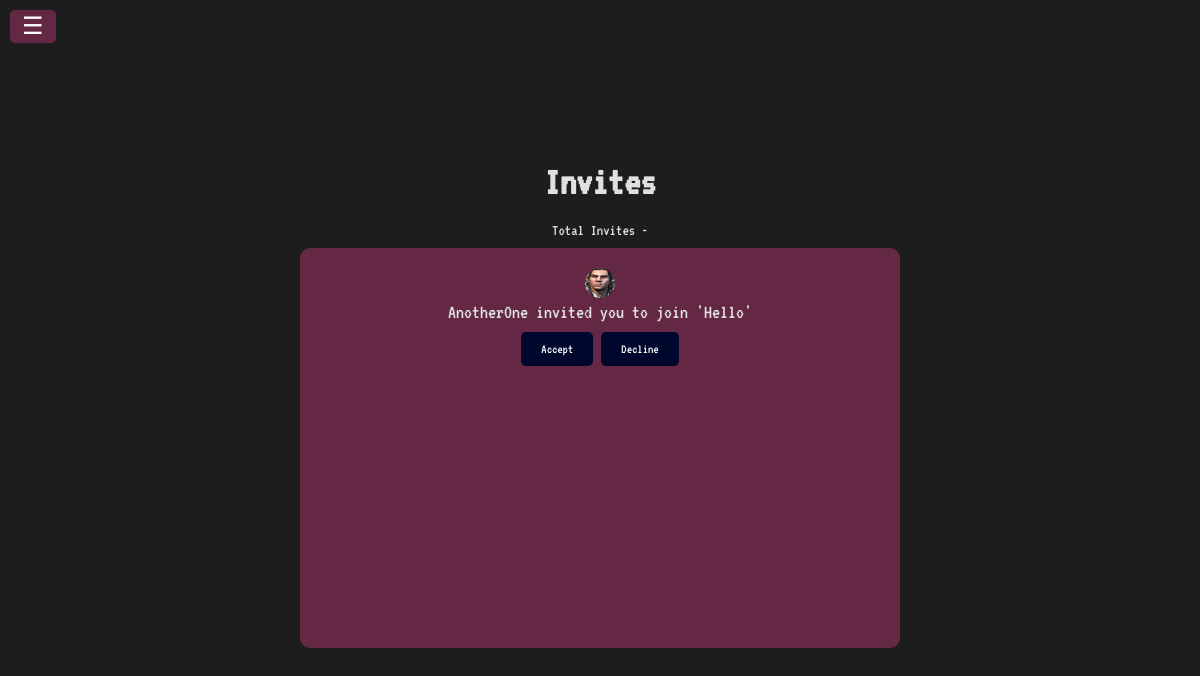
Page /invitations (signed in) on the earlier database version.
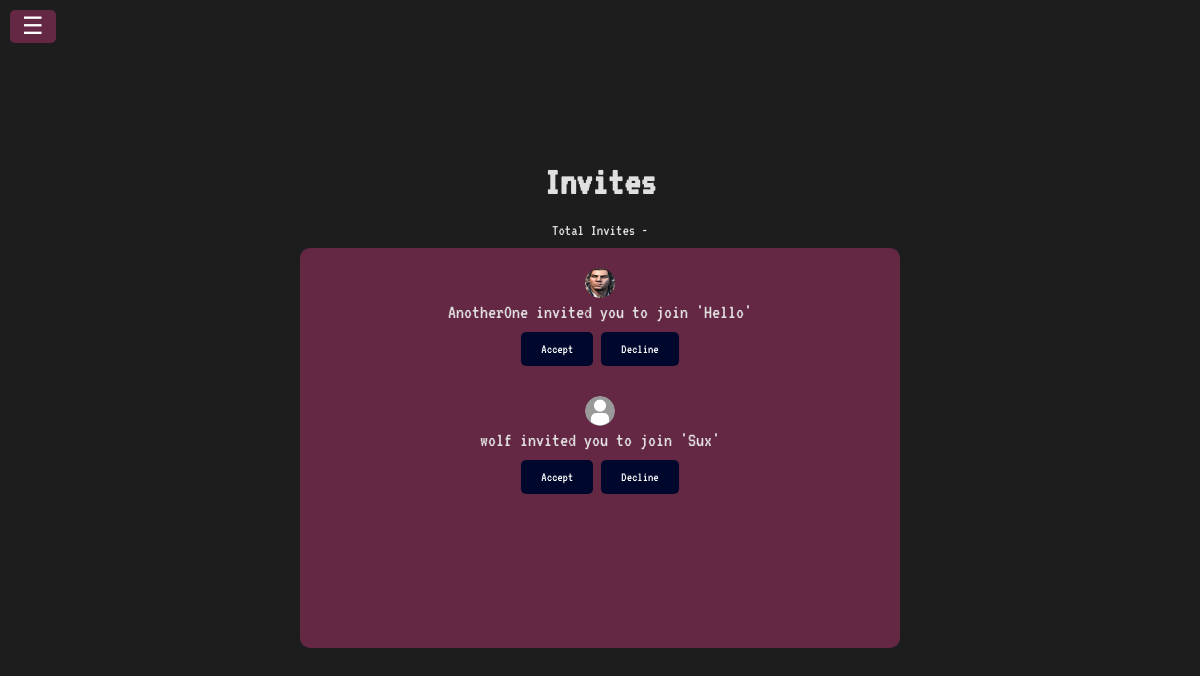
Same page on the later database version.
### app/models.py (models this page shows, shortened)
class InviteNotification(models.Model):
    group = models.ForeignKey(Group, on_delete=models.CASCADE)
    sender = models.ForeignKey(User, on_delete=models.CASCADE)
    receiver = models.ForeignKey(User, on_delete=models.CASCADE, related_name="invitations")

class UserProfile(models.Model):
    user = models.OneToOneField(User, on_delete=models.CASCADE, related_name="profile")
    screen_name = models.CharField(max_length=50)
    image = models.ImageField(upload_to="", null=True, blank=True)
    friends = models.ManyToManyField(User, related_name="friends", blank=True )
    blocked_users = models.ManyToManyField(User, related_name='blocked_by', blank=True)

class Group(models.Model):
    name = models.CharField(max_length=200, default=shortuuid.uuid)
    new_group_name = models.CharField(max_length=200, null=True, blank=True)
    admin = models.ForeignKey(
        User,
        on_delete=models.CASCADE,
        related_name="group_chats",
        null=True,
        blank=True,
    )
    moderators = models.ManyToManyField(User, blank=True)
    users = models.ManyToManyField(User, related_name="chat_groups", blank=True)
    is_private = models.BooleanField(default=False)
    users_online = models.ManyToManyField(User, related_name = 'online', blank = True)
    banned_users = models.ManyToManyField(User, related_name='banned_from', blank=True)

### app/views.py (the view)
# urls.py: path("invitations", invitations_view, name="invitations"),
@login_required(login_url="login")
def invitations_view(request: HttpRequest):
    context = {}
    try:
        friend_requests_list = FriendRequest.objects.filter(receiver=request.user)
        invites = InviteNotification.objects.filter(receiver=request.user)
    except:
        pass
    context["friend_requests_list"] = friend_requests_list
    context["invites"] = invites
    return render(request, "invitations.html", context)

### app/templates/invitations.html
{% extends "group_selection.html" %}
{% load static %}
{% block content %}
<div class = 'form-container'>
    <div class="invites">
        {% if invites.all.count == 0 %}
        <div class="no_recent_updates">
            <p>You have no new invites.</p>
        </div>
        {% else %}
        <h3>Invites</h3>
        <div class="model-count">
            <p>Total Invites - {{invitations.all.count}}</p>
        </div>
        <div class="result-container">
            {% for invitation in invites.all %}
            <div class="row">
                <div class="row">
                    {% if invitation.sender.profile.image %}
                    <img style='border-radius: 50%' src="{{invitation.sender.profile.image.url}}">
                    {% else %}
                    <img style='border-radius: 50%' src="{% static "images/default-user.jpg" %}">
                    {% endif %}
                    <p>{{invitation.sender}} invited you to join '{{invitation.group.new_group_name}}'</p>
                </div>
                <div class="btns">
                    <a href="{% url "accept_invite" invitation.group.name %}"><button>Accept</button></a>
                    <a href="{% url "decline_invite" invitation.group.name %}"><button>Decline</button></a>
                </div>
            </div>
            {% endfor %}
        </div>
        {% endif %}
    </div>
</div>
{% endblock content %}

### app/templates/group_selection.html (shortened to what this page needs)
{% load static %}
<!DOCTYPE html>
<html lang="en">
    <head>
        <link rel="stylesheet" href="{% static 'styles/styles.css' %}">
        <link rel="stylesheet" href="https://cdnjs.cloudflare.com/ajax/libs/font-awesome/6.0.0-beta3/css/all.min.css">
    </head>
    <body>
        <div class="content" id="mainContent">
            {% block content %}{% endblock content %}
        </div>
        <button class="open-btn" id="openBtn">&#9776;</button>
    </body>
</html>

### app/static/styles/styles.css (style rules this page uses)
* { margin: 0; padding: 0; font-family: 'VT323', monospace; }
.content { height: 100vh; }
body { background-color: #1d1d1d; }
.open-btn { font-size: 1.5em; cursor: pointer; position: fixed; top: 10px; left: 10px; padding: 0.1em .5em; border: none; border-radius: 5px; background-color: #652844; color: white; transition: background-color 0.3s, color 0.3s; }
button { padding: 10px 20px; border: none; border-radius: 5px; cursor: pointer; background-color: #662542; color: white; transition: background-color 0.3s, color 0.3s; }
.form-container { display: flex; justify-content: center; align-items: center; height: 100vh; flex-direction: column; }
.result-container { width: 600px; height: 400px; background-color: #652844; overflow-y: scroll; scrollbar-width: none; border-radius: 10px; color: #e0e0e0; font-size: 20px; }
.result-container img { height: 30px; width: 30px; border-radius: 10px; }
.model-count { padding: 10px; color: #e0e0e0; }
.invites { text-align: center; color: #e0e0e0; }
.invites h3 { font-size: 40px; padding: 10px; }
.result-container .row { padding: 10px; }
::placeholder { color: #676767; }
.result-container button { background-color: #00072d; }

Differences in the rows shown:
added InviteNotification: sender "wolf", group.new_group_name "Sux"
